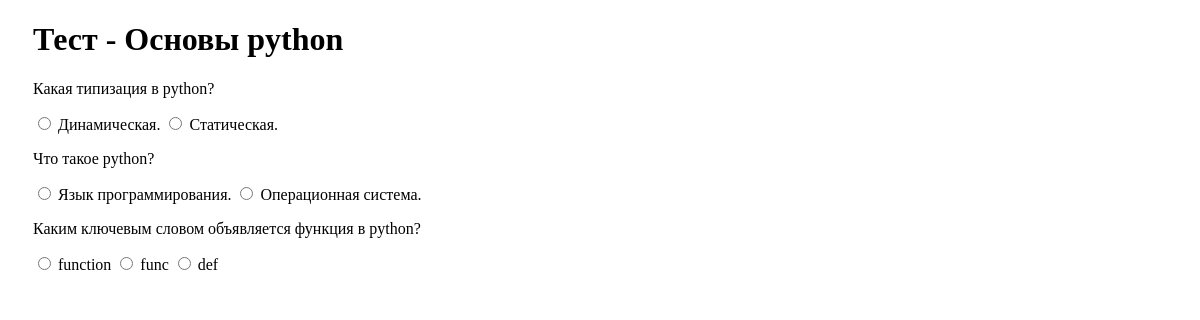
Page /quiz/osnovy-python on the committed database.
### quizzes/models.py (models this page shows, shortened)
class Question(models.Model):
    text = models.CharField(max_length=255, verbose_name='текст вопроса')
    quiz = models.ForeignKey('Quiz', on_delete=models.CASCADE, verbose_name="тест")
    time_create = models.DateTimeField( auto_now_add=True, verbose_name='создан')
    time_update = models.DateTimeField( auto_now=True, verbose_name='обновлен')
    class Meta:
        db_table = 'questions'
        verbose_name = 'вопрос'
        verbose_name_plural = 'вопросы'
        ordering = ['-time_create']

class Answer(models.Model):
    text = models.CharField(max_length=100, verbose_name="ответ")
    is_correct = models.BooleanField(default=False, verbose_name="Истинность")
    question = models.ForeignKey('Question', on_delete=models.CASCADE, verbose_name="вопрос")
    def __str__(self):
        return self.text
    class Meta:
        db_table = 'answers'
        verbose_name = 'ответ'
        verbose_name_plural = 'ответы'

### quizzes/views.py (the view)
# urls.py: path('quiz/<slug:quiz_slug>', quiz_page, name='quiz'),
def quiz_page(request, quiz_slug):
    quiz = Quiz.objects.filter( is_published=True, slug=quiz_slug)
    if quiz.exists():
        questions = Question.objects.filter(quiz=quiz[0].pk)
    if questions.exists():
        for question in questions:
            answers = Answer.objects.filter(question=question.pk)
            question.answers = answers
    context = {
        'title': 'Quiz',
        'h1': f'Тест - {quiz[0]}',
        'questions': questions,
    }
    return render(request, 'quiz.html', context=context)

### quizzes/models.py (called while the page is built)
    def __str__(self):
        return self.title

### quizzes/templates/quiz.html
{% extends "page.html" %}
{% block main %}
<div class="qustions">
    <div class="container">
        {% for question in questions %}
        <p class="">{{ question.text }}</p>
            {% for answer in question.answers %}
                <input type="radio" name="question-{{question.pk}}" id="question-{{question.pk}}-{{answer.pk}}">
                <label for="question-{{question.pk}}-{{answer.pk}}">{{ answer }}</label>
            {% endfor %}
        {% endfor %}
    </div>
</div>
{% endblock main %}

### quizzes/templates/page.html (shortened to what this page needs)
{% load static %}
<!DOCTYPE html>
<html lang="en">
<head>
    <link rel="stylesheet" href="{% static 'css/style.css' %}">
</head>
<body>
    <div class="container">
        <h1>{{h1}}</h1>
    </div>
    <main>
        {% block main %}
        {% endblock main %}
    </main>
</body>
</html>

### quizzes/static/css/style.css (style rules this page uses)
:root { --primary: teal; --accent: orange; --dark: #000; --light: #fff; }
html, body { width: 100%; height: 100%; }
.container { width: min(1400px, calc(100vw - 50px)); margin: 0 auto; }

### rows in the picture
Question: text "Какая типизация в python?"
Answer: text "Динамическая."
Answer: text "Статическая."
Question: text "Что такое python?"
Answer: text "Язык программирования."
Answer: text "Операционная система."
Question: text "Каким ключевым словом объявляется функция в python?"
Answer: text "function"
Answer: text "func"
Answer: text "def"

### other values in the picture
{{ h1 }} "Тест - Основы python"
